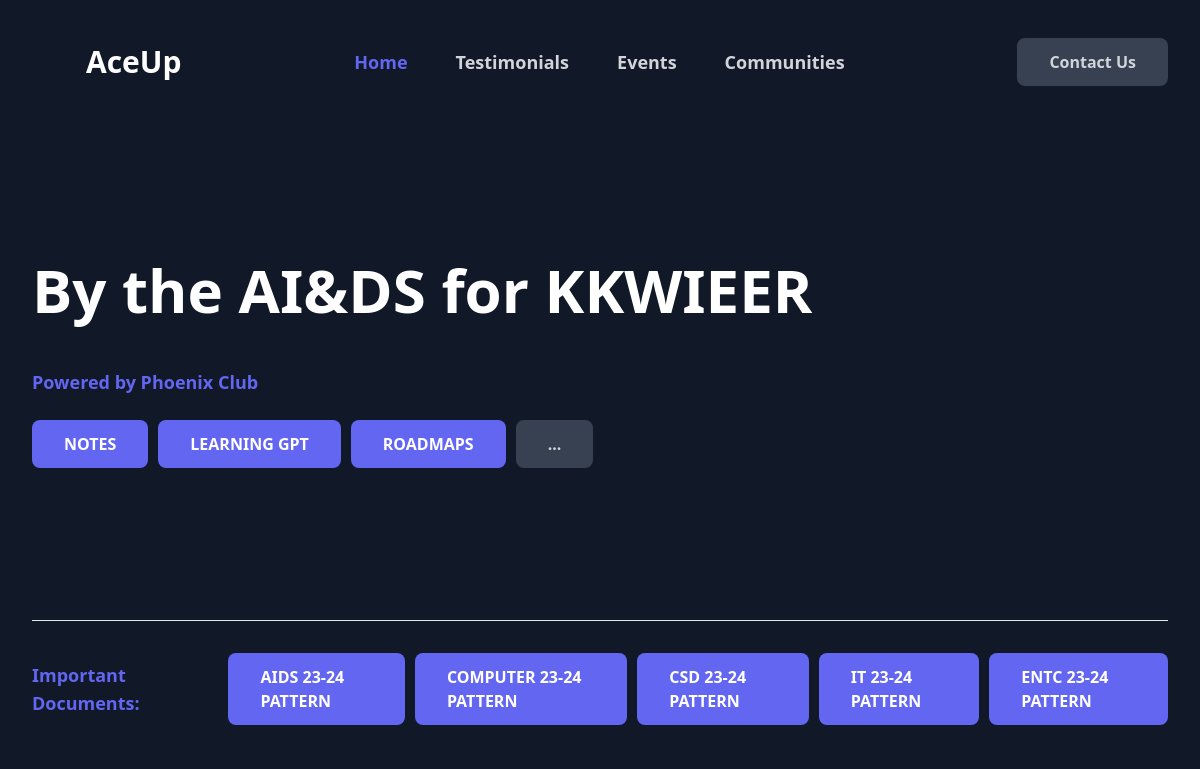
The page / on the database its author committed.
### user/models.py (models this page shows)
class docs(models.Model):
    title = models.CharField(max_length=255)
    url = models.FileField(upload_to='satic/docs')

### user/views.py (the view)
# urls.py: path('',views.landing,name ="landing"),
def landing(request):
    doc = docs.objects.all()
    return render(request , "index.html",{"docs":doc})

### templates/index.html (shortened to what this page needs)
{% load static %}
<!DOCTYPE html>
<html lang="en" class="dark">
<head>
    <link href="https://cdn.jsdelivr.net/npm/tailwindcss@2.2.19/dist/tailwind.min.css" rel="stylesheet">
    <script src="https://cdn.tailwindcss.com"></script>
</head>
<body class="bg-gray-900 text-white">
    <div class="pb-6 sm:pb-8 lg:pb-12">
        <div class="mx-auto max-w-screen-2xl px-4 md:px-8">
            <header class="mb-8 flex items-center justify-between py-4 md:mb-12 md:py-8 xl:mb-16">
                <a href="/" class="inline-flex items-center gap-1 text-2xl font-bold text-white md:text-3xl" aria-label="logo" style="margin-left: -10px;">
                <lottie-player src="{% static 'images/logo.json' %}" background="transparent" speed="1" style="width: 60px; height: 60px;" loop autoplay></lottie-player>
                <span>AceUp</span>
                </a>
                <nav class="hidden gap-12 lg:flex">
                    <a href="{% url 'landing' %}" class="text-lg font-semibold text-indigo-500">Home</a>
                    <a href="{% url 'displayTesti' %}" class="text-lg font-semibold
                    text-gray-300 transition duration-100 hover:text-indigo-500 active:text-indigo-700">Testimonials</a>
                    <a href="{% url 'events' %}" class="text-lg font-semibold
                    text-gray-300 transition duration-100 hover:text-indigo-500 active:text-indigo-700">Events</a>
                    <a href="{% url 'communities' %}" class="text-lg font-semibold
                    text-gray-300 transition duration-100 hover:text-indigo-500 active:text-indigo-700">Communities</a>
                </nav>
                <a href="{% url 'contact' %}" class="hidden rounded-lg bg-gray-700 px-8 py-3 text-center text-sm font-semibold text-gray-300 outline-none ring-indigo-300 transition duration-100 hover:bg-gray-600 focus-visible:ring active:text-gray-400 md:text-base lg:inline-block">Contact Us</a>
            </header>
            <section class="mb-8 flex flex-col justify-between gap-6 sm:gap-10 md:mb-16 md:gap-16 lg:flex-row">
                <div class="flex flex-col justify-center sm:text-center lg:py-12 lg:text-left lg:h-200 xl:w-5/12">
                    <h1 id="heading" class="mb-8 text-4xl font-bold text-white sm:text-5xl md:mb-12 md:text-6xl"></h1>
                    <p class="mb-4 font-semibold text-indigo-500 md:mb-6 md:text-lg xl:text-xl">Powered by Phoenix Club</p>
                    <div class="flex flex-col gap-2.5 sm:flex-row sm:justify-center lg:justify-start">
                        <a href="{% url 'display' %}" class="inline-flex items-center justify-center rounded-lg bg-indigo-500 px-8 py-3 text-center text-sm font-semibold text-white outline-none ring-indigo-300 transition duration-100 hover:bg-indigo-600 focus-visible:ring active:bg-indigo-700 md:text-base">NOTES</a>
                        <a href="{% url 'gen' %}" class="inline-block rounded-lg bg-indigo-500 px-8 py-3 text-center text-sm font-semibold text-white outline-none ring-indigo-300 transition duration-100 hover:bg-indigo-600 focus-visible:ring active:bg-indigo-700 md:text-base">LEARNING GPT</a>
                        <a href="{% url 'roadmapsview' %}" class="inline-flex items-center justify-center rounded-lg bg-indigo-500 px-8 py-3 text-center text-sm font-semibold text-white outline-none ring-indigo-300 transition duration-100 hover:bg-indigo-600 focus-visible:ring active:bg-indigo-700 md:text-base">ROADMAPS</a>
                        <a href="#" class="inline-block rounded-lg bg-gray-700 px-8 py-3 text-center text-sm font-semibold text-gray-300 outline-none ring-indigo-300 transition duration-100 hover:bg-gray-600 focus-visible:ring active:text-gray-400 md:text-base">...</a>
                    </div>
                </div>
            </section>
            <section class="flex flex-col gap-4 border-t pt-8 lg:items-start lg:flex-row lg:gap-8">
                <p class="mt-2 mb-4 font-semibold text-indigo-500 md:mb-6 md:text-lg xl:text-xl">Important Documents:</p>
                <div class="flex flex-col gap-2.5 lg:flex-row">
                    {% for i in docs %}
                        <a href="{% url 'docreader' pk=i.id %}" class="inline-flex items-center justify-start rounded-lg bg-indigo-500 px-8 py-3 text-sm font-semibold text-white outline-none ring-indigo-300 transition duration-100 hover:bg-indigo-600 focus-visible:ring active:bg-indigo-700 md:text-base">{{ i.title|upper }} 23-24 PATTERN</a>
                    {% endfor %}
                </div>
            </section>
        </div>
    </div>
</body>
</html>

### templates/index.html (style rules this page uses)
#heading { visibility: hidden; }

### rows shown on the page
docs: title "AIDS"
docs: title "COMPUTER"
docs: title "CSD"
docs: title "IT"
docs: title "ENTC"
